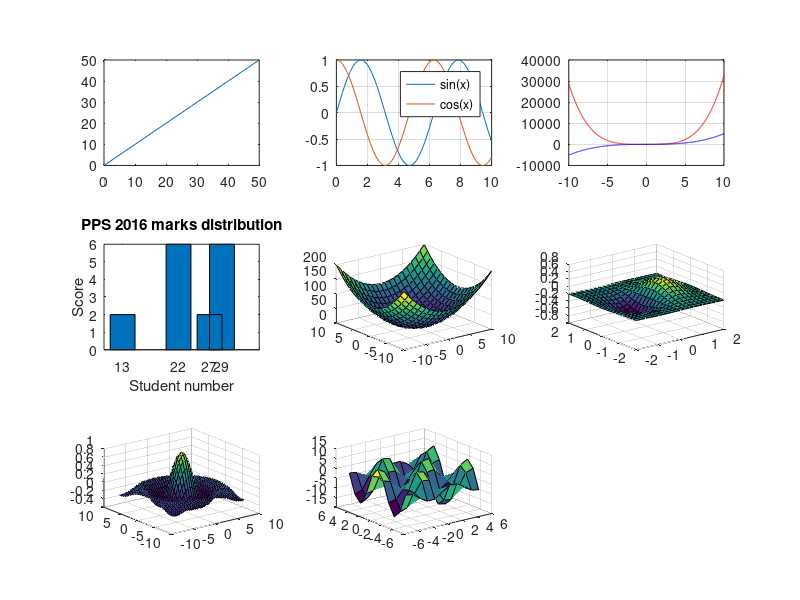

MATLAB code for this plot:
x = 0:10:50;
y = x;
subplot(3, 3, 1);
plot(x, y)

x = 0:0.1:10;
y = sin(x);
g = cos(x);

subplot(3, 3, 2);
plot(x, y, x, g), legend('sin(x)', 'cos(x)');
grid on

subplot(3, 3, 3);
x = -10:0.01:10;
y = 3*x.^4 + 2 * x.^3 + 7 * x.^2 + 2 * x + 9;
g = 5 * x.^3 + 9 * x + 2;
plot(x, y, 'r', x, g, 'b') % Colors!
grid on

subplot(3, 3, 4);
x = [13, 27, 22, 29];
y = [2, 2, 6, 6];
bar(x, y), title('PPS 2016 marks distribution'), xlabel('Student number'), ylabel('Score')

x = 2:0.5:5;
disp(x);
y = 0:1:10;
disp(y);
[x_grid, y_grid] = meshgrid(x, y);
disp(x_grid);
disp(y_grid);
z_grid = x_grid + y_grid;

subplot(3, 3, 5);
[x, y] = meshgrid(-10:10);
z = x.^2 + y.^2;
surf(x, y, z);

subplot(3, 3, 6);
[x1_grid, x2_grid] = meshgrid(-2:.2:2);
g = x1_grid .* exp(-x1_grid.^2 - x2_grid.^2);
surf(x1_grid, x2_grid, g);

subplot(3, 3, 7)
[x, y] = meshgrid(-8:.5:8);
r = sqrt(x.^2 + y.^2) + eps;
z = sin(r) ./ r;
surf(x, y, z);

subplot(3, 3, 8);
[x_grid, y_grid] = meshgrid(-5:5);
z = cos(y_grid) * sin(x_grid);
surf(x_grid, y_grid, z);
res = sin(x_grid) * cos(y_grid);